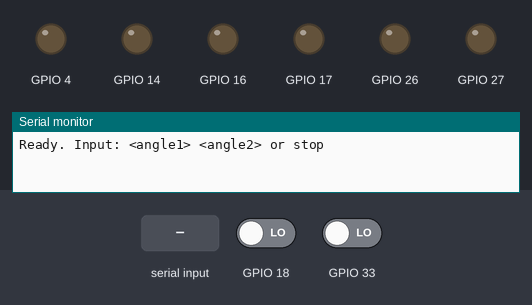
Simulated run of this sketch. Board: ESP32. Parts: output pins drawn as LEDs (lit = HIGH), the last lines printed to the serial monitor. The test bench sets the inputs (shaded band); at power-on: GPIO 18 LOW, GPIO 33 LOW.

Above: at 1.2 s.
1.3 s: "90,45\n" received over Serial
At 2.5 s:
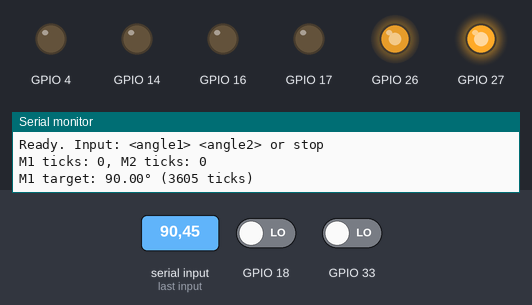
2.8 s: "2\n" received over Serial
At 3.6 s:
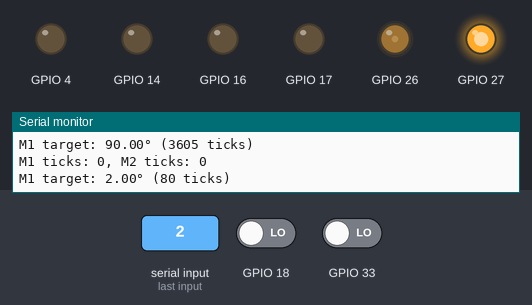
4.3 s: "5\n" received over Serial
At 4.8 s:
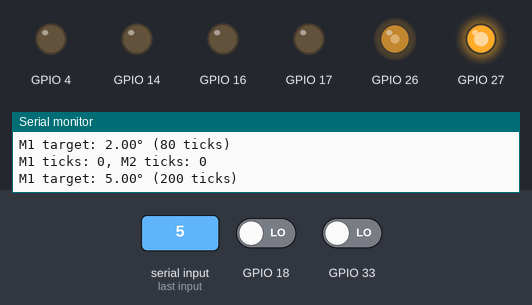
5.8 s: "90 45\n" received over Serial
At 7.0 s:
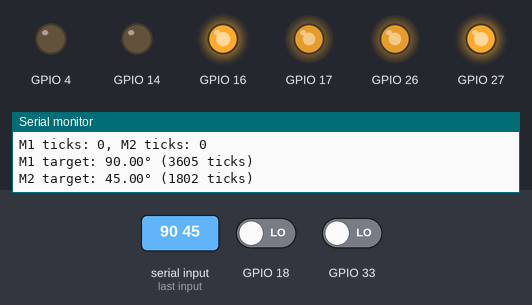
7.3 s: "0\n" received over Serial
At 8.2 s:
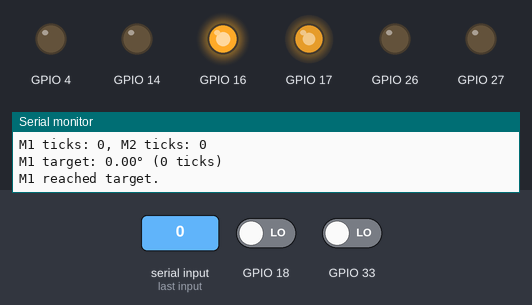
8.8 s: "1\n" received over Serial
At 9.4 s:
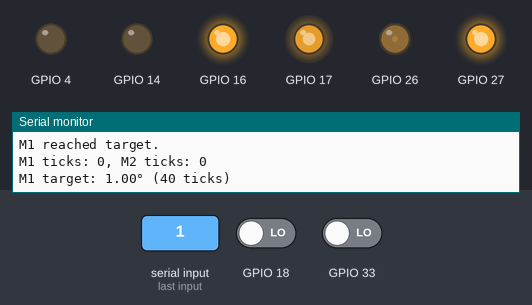
Timing chart, 0 to 11.3 s (numbered marks = the images above; inputs shaded):
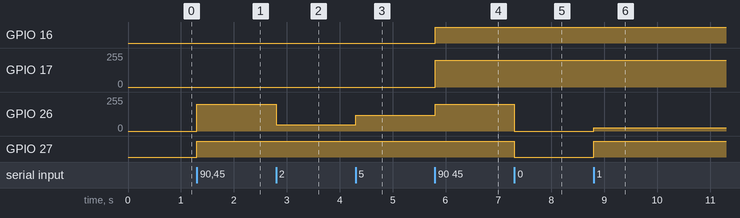

Measured:
- after the input at 1.3 s, GPIO 26: 0/255 → 199/255 at once; GPIO 27: LOW → HIGH at once
- after the input at 2.8 s, GPIO 26: 199/255 → 48/255 at once
- after the input at 4.3 s, GPIO 26: 48/255 → 120/255 at once
- after the input at 5.8 s, GPIO 16: LOW → HIGH at once; GPIO 17: 0/255 → 199/255 at once; GPIO 26: 120/255 → 199/255 at once
- after the input at 7.3 s, GPIO 26: 199/255 → 0/255 at once; GPIO 27: HIGH → LOW at once
- after the input at 8.8 s, GPIO 26: 0/255 → 24/255 at once; GPIO 27: LOW → HIGH at once

The sketch:

Motor_contorol_Anale_change.ino
```cpp
#include <Arduino.h>

// 硬體參數
const int freq = 5000;
const int res = 8;
const int ppr = 20;
const int gear_ratio = 721;
const float ttr = ppr * gear_ratio;

struct DCMotor {
    int id, ena, in1, in2, encA, encB;
    volatile long ticks;
};

DCMotor motordata[] = {
    {0, 0, 0, 0, 0, 0, 0},
    {1, 26, 27, 14, 33, 25, 0},              //5 ，17
    {2, 17, 16, 4, 18, 5, 0},              //25, 33, 32, 18, 19,
    {3, 0, 0, 0, 0, 0, 0},
    {4, 0, 0, 0, 0, 0, 0}
};

const int motorCount = sizeof(motordata) / sizeof(DCMotor);

// 位置控制變數
long target_ticks[5] = {0};
bool motor_busy[5] = {false};
const int TOLERANCE = 3;
const int MAX_PWM = 200;
const float KP = 0.6;

// 中斷服務
void IRAM_ATTR TickCounterISR(void* arg) {
   DCMotor* motor = (DCMotor*)arg;
  if (digitalRead(motor->encA) == digitalRead(motor->encB))
    motor->ticks++;
  else
    motor->ticks--;
}
void IRAM_ATTR readEnc1() { TickCounterISR(&motordata[1]); }
void IRAM_ATTR readEnc2() { TickCounterISR(&motordata[2]); }

// 馬達驅動
void moveMotor(int index, int pwm) {
    if (index <= 0 || index >= motorCount || motordata[index].ena == 0) return;
    pwm = constrain(pwm, -255, 255);
    DCMotor &m = motordata[index];
    if (pwm > 0) {
        digitalWrite(m.in1, HIGH);
        digitalWrite(m.in2, LOW);
        ledcWrite(m.id, pwm);
    } else if (pwm < 0) {
        digitalWrite(m.in1, LOW);
        digitalWrite(m.in2, HIGH);
        ledcWrite(m.id, -pwm);
    } else {
        digitalWrite(m.in1, LOW);
        digitalWrite(m.in2, LOW);
        ledcWrite(m.id, 0);
    }
}

// 設定目標角度
void setTargetAngle(int motorID, float angle_deg) {
    if (motorID <= 0 || motorID >= motorCount || motordata[motorID].ena == 0) return;
    long delta = (long)(angle_deg / 360.0 * ttr);
    target_ticks[motorID] = motordata[motorID].ticks + delta;
    motor_busy[motorID] = true;
    Serial.printf("M%d target: %.2f° (%ld ticks)\n", motorID, angle_deg, target_ticks[motorID]);
}

// 非阻塞位置控制（已修正）
void positionControl() {
    for (int i = 1; i < motorCount; i++) {
        if (!motor_busy[i] || motordata[i].ena == 0) continue;
        long current = motordata[i].ticks;
        long error = target_ticks[i] - current;

        if (abs(error) <= TOLERANCE) {
            moveMotor(i, 0);
            motor_busy[i] = false;
            Serial.printf("M%d reached target.\n", i);
        } else {
            int pwm = constrain((int)(error * KP), -MAX_PWM, MAX_PWM);
            moveMotor(i, pwm);
        }
    }
}

void setup() {
    Serial.begin(115200);
    for (int i = 1; i < motorCount; i++) {
        if (motordata[i].ena == 0) continue;
        pinMode(motordata[i].in1, OUTPUT);
        pinMode(motordata[i].in2, OUTPUT);
        pinMode(motordata[i].encA, INPUT);
        pinMode(motordata[i].encB, INPUT);
        ledcSetup(motordata[i].id, freq, res);
        ledcAttachPin(motordata[i].ena, motordata[i].id);
    }
    attachInterrupt(digitalPinToInterrupt(motordata[1].encA), readEnc1, RISING);
    attachInterrupt(digitalPinToInterrupt(motordata[2].encA), readEnc2, RISING);

    Serial.println("Ready. Input: <angle1> <angle2> or stop");
}

void loop() {
    if (Serial.available()) {
      static unsigned long lastPrint = 0;
    if (millis() - lastPrint > 1000) {
        lastPrint = millis();
        Serial.printf("M1 ticks: %ld, M2 ticks: %ld\n",
          motordata[1].ticks, motordata[2].ticks);
      }
        String input = Serial.readStringUntil('\n');
        input.trim();
        if (input.length() > 0) {
            float a1, a2;
            if (sscanf(input.c_str(), "%f %f", &a1, &a2) == 2) {
                setTargetAngle(1, a1);
                setTargetAngle(2, a2);
            } else if (input.equalsIgnoreCase("stop")) {
                for (int i = 1; i < motorCount; i++) {
                    moveMotor(i, 0);
                    motor_busy[i] = false;
                }
                Serial.println("All motors stopped.");
            } else {
                float a;
                if (sscanf(input.c_str(), "%f", &a) == 1) {
                    setTargetAngle(1, a);
                } else {
                    Serial.println("Invalid. Use: <angle1> <angle2> or stop");
                }
            }
        }
    }

    positionControl();
    delay(2);
}
```
